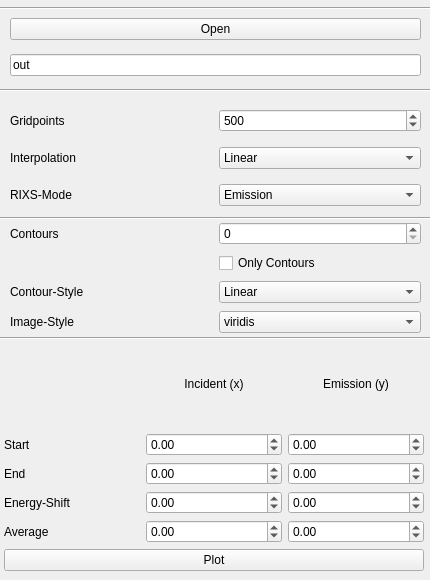
<?xml version="1.0" encoding="UTF-8"?>
<ui version="4.0">
 <class>Form</class>
 <widget class="QWidget" name="Form">
  <property name="geometry">
   <rect>
    <x>0</x>
    <y>0</y>
    <width>430</width>
    <height>580</height>
   </rect>
  </property>
  <property name="minimumSize">
   <size>
    <width>430</width>
    <height>580</height>
   </size>
  </property>
  <property name="maximumSize">
   <size>
    <width>430</width>
    <height>580</height>
   </size>
  </property>
  <property name="windowTitle">
   <string>RIXS Plot</string>
  </property>
  <widget class="Line" name="line_3">
   <property name="geometry">
    <rect>
     <x>0</x>
     <y>80</y>
     <width>451</width>
     <height>20</height>
    </rect>
   </property>
   <property name="orientation">
    <enum>Qt::Horizontal</enum>
   </property>
  </widget>
  <widget class="Line" name="line_14">
   <property name="geometry">
    <rect>
     <x>-10</x>
     <y>330</y>
     <width>461</width>
     <height>16</height>
    </rect>
   </property>
   <property name="orientation">
    <enum>Qt::Horizontal</enum>
   </property>
  </widget>
  <widget class="QWidget" name="layoutWidget">
   <property name="geometry">
    <rect>
     <x>10</x>
     <y>220</y>
     <width>411</width>
     <height>115</height>
    </rect>
   </property>
   <layout class="QGridLayout" name="gridLayout_8">
    <item row="3" column="0">
     <widget class="QLabel" name="label_52">
      <property name="text">
       <string>Image-Style</string>
      </property>
     </widget>
    </item>
    <item row="3" column="1">
     <widget class="QComboBox" name="kindIMG">
      <property name="maxVisibleItems">
       <number>5</number>
      </property>
      <item>
       <property name="text">
        <string>viridis</string>
       </property>
      </item>
      <item>
       <property name="text">
        <string>inferno</string>
       </property>
      </item>
      <item>
       <property name="text">
        <string>plasma</string>
       </property>
      </item>
      <item>
       <property name="text">
        <string>magma</string>
       </property>
      </item>
      <item>
       <property name="text">
        <string>Blues</string>
       </property>
      </item>
      <item>
       <property name="text">
        <string>BuGn</string>
       </property>
      </item>
      <item>
       <property name="text">
        <string>BuPu</string>
       </property>
      </item>
      <item>
       <property name="text">
        <string>GnBu</string>
       </property>
      </item>
      <item>
       <property name="text">
        <string>Greens</string>
       </property>
      </item>
      <item>
       <property name="text">
        <string>Greys</string>
       </property>
      </item>
      <item>
       <property name="text">
        <string>Oranges</string>
       </property>
      </item>
      <item>
       <property name="text">
        <string>OrRd</string>
       </property>
      </item>
      <item>
       <property name="text">
        <string>PuBu</string>
       </property>
      </item>
      <item>
       <property name="text">
        <string>PuBuGn</string>
       </property>
      </item>
      <item>
       <property name="text">
        <string>PuRd</string>
       </property>
      </item>
      <item>
       <property name="text">
        <string>Purples</string>
       </property>
      </item>
      <item>
       <property name="text">
        <string>RdPu</string>
       </property>
      </item>
      <item>
       <property name="text">
        <string>Reds</string>
       </property>
      </item>
      <item>
       <property name="text">
        <string>YlGn</string>
       </property>
      </item>
      <item>
       <property name="text">
        <string>YlGnBu</string>
       </property>
      </item>
      <item>
       <property name="text">
        <string>YlOrBr</string>
       </property>
      </item>
      <item>
       <property name="text">
        <string>YlOrRd</string>
       </property>
      </item>
      <item>
       <property name="text">
        <string>afmhot</string>
       </property>
      </item>
      <item>
       <property name="text">
        <string>autumn</string>
       </property>
      </item>
      <item>
       <property name="text">
        <string>bone</string>
       </property>
      </item>
      <item>
       <property name="text">
        <string>cool</string>
       </property>
      </item>
      <item>
       <property name="text">
        <string>cooper</string>
       </property>
      </item>
      <item>
       <property name="text">
        <string>gist_heat</string>
       </property>
      </item>
      <item>
       <property name="text">
        <string>gray</string>
       </property>
      </item>
      <item>
       <property name="text">
        <string>hot</string>
       </property>
      </item>
      <item>
       <property name="text">
        <string>pink</string>
       </property>
      </item>
      <item>
       <property name="text">
        <string>spring</string>
       </property>
      </item>
      <item>
       <property name="text">
        <string>summer</string>
       </property>
      </item>
      <item>
       <property name="text">
        <string>winter</string>
       </property>
      </item>
      <item>
       <property name="text">
        <string>BrBG</string>
       </property>
      </item>
      <item>
       <property name="text">
        <string>bwr</string>
       </property>
      </item>
      <item>
       <property name="text">
        <string>coolwarm</string>
       </property>
      </item>
      <item>
       <property name="text">
        <string>PiYG</string>
       </property>
      </item>
      <item>
       <property name="text">
        <string>PRGn</string>
       </property>
      </item>
      <item>
       <property name="text">
        <string>PuOr</string>
       </property>
      </item>
      <item>
       <property name="text">
        <string>RdBu</string>
       </property>
      </item>
      <item>
       <property name="text">
        <string>RdGy</string>
       </property>
      </item>
      <item>
       <property name="text">
        <string>RdYlBu</string>
       </property>
      </item>
      <item>
       <property name="text">
        <string>RdYlGn</string>
       </property>
      </item>
      <item>
       <property name="text">
        <string>Spectral</string>
       </property>
      </item>
      <item>
       <property name="text">
        <string>seismic</string>
       </property>
      </item>
      <item>
       <property name="text">
        <string>Accent</string>
       </property>
      </item>
      <item>
       <property name="text">
        <string>Dark2</string>
       </property>
      </item>
      <item>
       <property name="text">
        <string>Paired</string>
       </property>
      </item>
      <item>
       <property name="text">
        <string>Pastel1</string>
       </property>
      </item>
      <item>
       <property name="text">
        <string>Pastel2</string>
       </property>
      </item>
      <item>
       <property name="text">
        <string>Set1</string>
       </property>
      </item>
      <item>
       <property name="text">
        <string>Set2</string>
       </property>
      </item>
      <item>
       <property name="text">
        <string>Set3</string>
       </property>
      </item>
      <item>
       <property name="text">
        <string>gist_earth</string>
       </property>
      </item>
      <item>
       <property name="text">
        <string>terrain</string>
       </property>
      </item>
      <item>
       <property name="text">
        <string>ocean</string>
       </property>
      </item>
      <item>
       <property name="text">
        <string>gist_stern</string>
       </property>
      </item>
      <item>
       <property name="text">
        <string>brg</string>
       </property>
      </item>
      <item>
       <property name="text">
        <string>CMRmap</string>
       </property>
      </item>
      <item>
       <property name="text">
        <string>cubehelix</string>
       </property>
      </item>
      <item>
       <property name="text">
        <string>gnuplot</string>
       </property>
      </item>
      <item>
       <property name="text">
        <string>gnuplot2</string>
       </property>
      </item>
      <item>
       <property name="text">
        <string>gist_ncar</string>
       </property>
      </item>
      <item>
       <property name="text">
        <string>nipy_spectral</string>
       </property>
      </item>
      <item>
       <property name="text">
        <string>jet</string>
       </property>
      </item>
      <item>
       <property name="text">
        <string>rainbow</string>
       </property>
      </item>
      <item>
       <property name="text">
        <string>gist_rainbow</string>
       </property>
      </item>
      <item>
       <property name="text">
        <string>hsv</string>
       </property>
      </item>
      <item>
       <property name="text">
        <string>flag</string>
       </property>
      </item>
      <item>
       <property name="text">
        <string>prism</string>
       </property>
      </item>
     </widget>
    </item>
    <item row="0" column="1">
     <widget class="QSpinBox" name="contPOINTS">
      <property name="maximum">
       <number>1000</number>
      </property>
      <property name="value">
       <number>0</number>
      </property>
     </widget>
    </item>
    <item row="2" column="0">
     <widget class="QLabel" name="label_53">
      <property name="text">
       <string>Contour-Style</string>
      </property>
     </widget>
    </item>
    <item row="0" column="0">
     <widget class="QLabel" name="label_54">
      <property name="text">
       <string>Contours</string>
      </property>
     </widget>
    </item>
    <item row="1" column="1">
     <widget class="QCheckBox" name="checkContour">
      <property name="text">
       <string>Only Contours</string>
      </property>
     </widget>
    </item>
    <item row="2" column="1">
     <widget class="QComboBox" name="kindCONT">
      <item>
       <property name="text">
        <string>Linear</string>
       </property>
      </item>
      <item>
       <property name="text">
        <string>Log</string>
       </property>
      </item>
      <item>
       <property name="text">
        <string>Sqrt</string>
       </property>
      </item>
      <item>
       <property name="text">
        <string>Power</string>
       </property>
      </item>
      <item>
       <property name="text">
        <string>Exp</string>
       </property>
      </item>
      <item>
       <property name="text">
        <string>Arccosh</string>
       </property>
      </item>
     </widget>
    </item>
   </layout>
  </widget>
  <widget class="QWidget" name="layoutWidget">
   <property name="geometry">
    <rect>
     <x>10</x>
     <y>10</y>
     <width>411</width>
     <height>76</height>
    </rect>
   </property>
   <layout class="QVBoxLayout" name="verticalLayout">
    <item>
     <widget class="QPushButton" name="openFILE">
      <property name="text">
       <string>Open</string>
      </property>
     </widget>
    </item>
    <item>
     <widget class="QLineEdit" name="fileNAME">
      <property name="text">
       <string>out</string>
      </property>
     </widget>
    </item>
   </layout>
  </widget>
  <widget class="QWidget" name="layoutWidget">
   <property name="geometry">
    <rect>
     <x>4</x>
     <y>340</y>
     <width>420</width>
     <height>231</height>
    </rect>
   </property>
   <layout class="QVBoxLayout" name="verticalLayout_12">
    <item>
     <layout class="QGridLayout" name="gridLayout_5">
      <item row="3" column="2">
       <widget class="QDoubleSpinBox" name="en_y1">
        <property name="minimum">
         <double>-100000.000000000000000</double>
        </property>
        <property name="maximum">
         <double>100000.000000000000000</double>
        </property>
        <property name="singleStep">
         <double>0.500000000000000</double>
        </property>
       </widget>
      </item>
      <item row="2" column="1">
       <widget class="QDoubleSpinBox" name="en_x0">
        <property name="minimum">
         <double>-100000.000000000000000</double>
        </property>
        <property name="maximum">
         <double>100000.000000000000000</double>
        </property>
        <property name="singleStep">
         <double>0.500000000000000</double>
        </property>
       </widget>
      </item>
      <item row="5" column="1">
       <widget class="QDoubleSpinBox" name="enSHIFT_Y">
        <property name="minimum">
         <double>-1000.000000000000000</double>
        </property>
        <property name="maximum">
         <double>1000.000000000000000</double>
        </property>
        <property name="singleStep">
         <double>0.500000000000000</double>
        </property>
       </widget>
      </item>
      <item row="4" column="2">
       <widget class="QDoubleSpinBox" name="em_AVSpinBox">
        <property name="minimum">
         <double>-100.000000000000000</double>
        </property>
        <property name="maximum">
         <double>100.000000000000000</double>
        </property>
        <property name="singleStep">
         <double>0.500000000000000</double>
        </property>
       </widget>
      </item>
      <item row="4" column="1">
       <widget class="QDoubleSpinBox" name="enSHIFT_X">
        <property name="minimum">
         <double>-1000.000000000000000</double>
        </property>
        <property name="maximum">
         <double>1000.000000000000000</double>
        </property>
        <property name="singleStep">
         <double>0.500000000000000</double>
        </property>
       </widget>
      </item>
      <item row="5" column="2">
       <widget class="QDoubleSpinBox" name="inc_AVSpinBox">
        <property name="minimum">
         <double>-100.000000000000000</double>
        </property>
        <property name="maximum">
         <double>100.000000000000000</double>
        </property>
        <property name="singleStep">
         <double>0.500000000000000</double>
        </property>
       </widget>
      </item>
      <item row="5" column="0">
       <widget class="QLabel" name="label">
        <property name="text">
         <string>Average</string>
        </property>
        <property name="alignment">
         <set>Qt::AlignLeading|Qt::AlignLeft|Qt::AlignVCenter</set>
        </property>
       </widget>
      </item>
      <item row="4" column="0">
       <widget class="QLabel" name="label_43">
        <property name="text">
         <string>Energy-Shift</string>
        </property>
        <property name="textFormat">
         <enum>Qt::AutoText</enum>
        </property>
        <property name="alignment">
         <set>Qt::AlignLeading|Qt::AlignLeft|Qt::AlignVCenter</set>
        </property>
       </widget>
      </item>
      <item row="0" column="1">
       <widget class="QLabel" name="label_2">
        <property name="text">
         <string>Incident (x)</string>
        </property>
        <property name="alignment">
         <set>Qt::AlignCenter</set>
        </property>
       </widget>
      </item>
      <item row="0" column="2">
       <widget class="QLabel" name="label_3">
        <property name="text">
         <string>Emission (y)</string>
        </property>
        <property name="alignment">
         <set>Qt::AlignCenter</set>
        </property>
       </widget>
      </item>
      <item row="3" column="1">
       <widget class="QDoubleSpinBox" name="en_x1">
        <property name="minimum">
         <double>-100000.000000000000000</double>
        </property>
        <property name="maximum">
         <double>100000.000000000000000</double>
        </property>
        <property name="singleStep">
         <double>0.500000000000000</double>
        </property>
       </widget>
      </item>
      <item row="2" column="2">
       <widget class="QDoubleSpinBox" name="en_y0">
        <property name="minimum">
         <double>-100000.000000000000000</double>
        </property>
        <property name="maximum">
         <double>100000.000000000000000</double>
        </property>
        <property name="singleStep">
         <double>0.500000000000000</double>
        </property>
       </widget>
      </item>
      <item row="2" column="0">
       <widget class="QLabel" name="label_44">
        <property name="text">
         <string>Start</string>
        </property>
        <property name="textFormat">
         <enum>Qt::AutoText</enum>
        </property>
        <property name="alignment">
         <set>Qt::AlignLeading|Qt::AlignLeft|Qt::AlignVCenter</set>
        </property>
       </widget>
      </item>
      <item row="3" column="0">
       <widget class="QLabel" name="label_45">
        <property name="text">
         <string>End</string>
        </property>
        <property name="textFormat">
         <enum>Qt::AutoText</enum>
        </property>
        <property name="alignment">
         <set>Qt::AlignLeading|Qt::AlignLeft|Qt::AlignVCenter</set>
        </property>
       </widget>
      </item>
     </layout>
    </item>
    <item>
     <widget class="QPushButton" name="RIXSPlot">
      <property name="text">
       <string>Plot</string>
      </property>
     </widget>
    </item>
   </layout>
  </widget>
  <widget class="QWidget" name="layoutWidget">
   <property name="geometry">
    <rect>
     <x>10</x>
     <y>100</y>
     <width>411</width>
     <height>115</height>
    </rect>
   </property>
   <layout class="QGridLayout" name="gridLayout_6">
    <item row="2" column="0">
     <widget class="QLabel" name="label_46">
      <property name="text">
       <string>RIXS-Mode</string>
      </property>
     </widget>
    </item>
    <item row="1" column="0">
     <widget class="QLabel" name="label_47">
      <property name="text">
       <string>Interpolation</string>
      </property>
     </widget>
    </item>
    <item row="0" column="0">
     <widget class="QLabel" name="label_49">
      <property name="text">
       <string>Gridpoints</string>
      </property>
     </widget>
    </item>
    <item row="2" column="1">
     <widget class="QComboBox" name="kindRIXS">
      <property name="currentIndex">
       <number>0</number>
      </property>
      <property name="maxVisibleItems">
       <number>2</number>
      </property>
      <property name="iconSize">
       <size>
        <width>16</width>
        <height>16</height>
       </size>
      </property>
      <item>
       <property name="text">
        <string>Emission</string>
       </property>
      </item>
      <item>
       <property name="text">
        <string>Energy Loss</string>
       </property>
      </item>
     </widget>
    </item>
    <item row="0" column="1">
     <widget class="QSpinBox" name="gridPOINTS">
      <property name="minimum">
       <number>10</number>
      </property>
      <property name="maximum">
       <number>5000</number>
      </property>
      <property name="value">
       <number>500</number>
      </property>
     </widget>
    </item>
    <item row="1" column="1">
     <widget class="QComboBox" name="kindINTER">
      <property name="maxVisibleItems">
       <number>3</number>
      </property>
      <item>
       <property name="text">
        <string>Linear</string>
       </property>
      </item>
      <item>
       <property name="text">
        <string>Nearest-Neighbor</string>
       </property>
      </item>
      <item>
       <property name="text">
        <string>Cubic</string>
       </property>
      </item>
      <item>
       <property name="text">
        <string>Gaussian</string>
       </property>
      </item>
     </widget>
    </item>
   </layout>
  </widget>
  <widget class="Line" name="line_15">
   <property name="geometry">
    <rect>
     <x>0</x>
     <y>0</y>
     <width>431</width>
     <height>16</height>
    </rect>
   </property>
   <property name="orientation">
    <enum>Qt::Horizontal</enum>
   </property>
  </widget>
  <widget class="Line" name="line_16">
   <property name="geometry">
    <rect>
     <x>0</x>
     <y>210</y>
     <width>451</width>
     <height>16</height>
    </rect>
   </property>
   <property name="orientation">
    <enum>Qt::Horizontal</enum>
   </property>
  </widget>
 </widget>
 <resources/>
 <connections/>
</ui>
